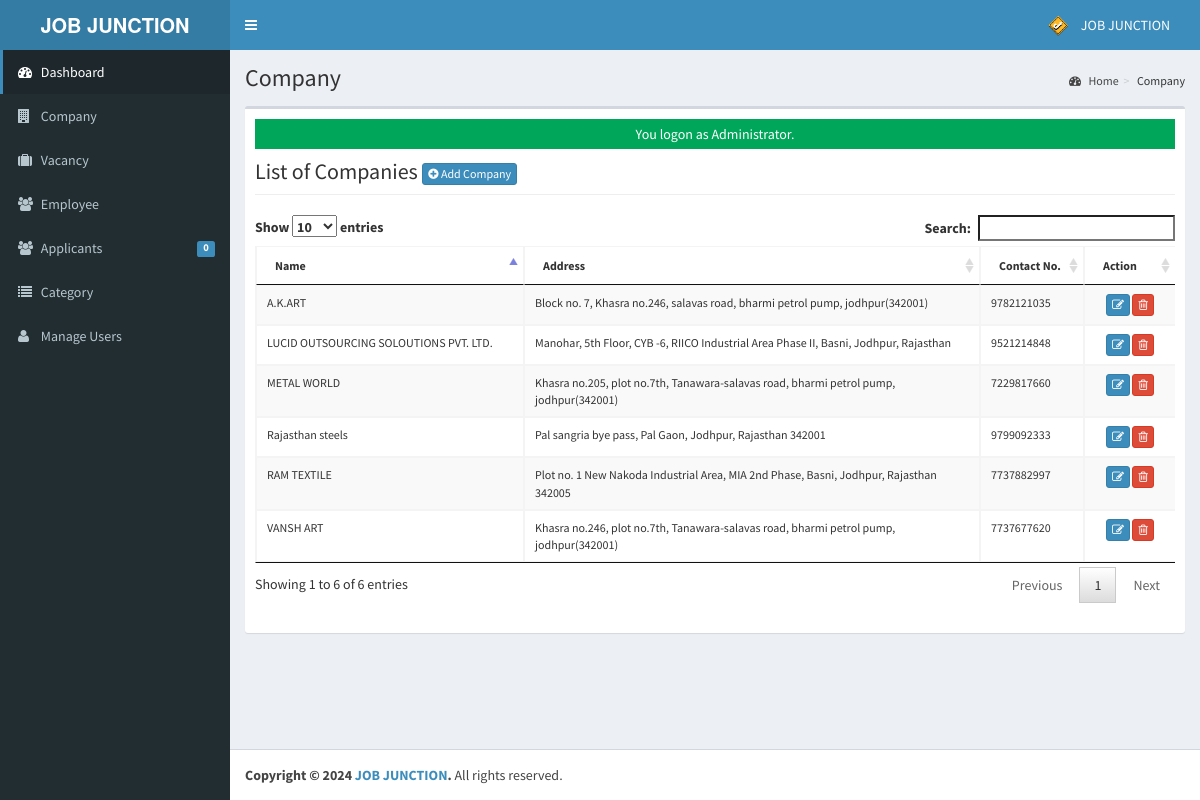
Page /admin/company/index.php (signed in) on the committed database.
### tables this page shows
CREATE TABLE `tblusers` (
  `USERID` varchar(30) NOT NULL,
  `FULLNAME` varchar(40) NOT NULL,
  `USERNAME` varchar(90) NOT NULL,
  `PASS` varchar(90) NOT NULL,
  `ROLE` varchar(30) NOT NULL,
  `PICLOCATION` varchar(255) NOT NULL
);

CREATE TABLE `tblcompany` (
  `COMPANYID` int(11) NOT NULL,
  `COMPANYNAME` varchar(90) NOT NULL,
  `COMPANYADDRESS` varchar(90) NOT NULL,
  `COMPANYCONTACTNO` varchar(30) NOT NULL,
  `COMPANYSTATUS` varchar(90) NOT NULL,
  `COMPANYMISSION` text NOT NULL
);

### admin/company/index.php (called while the page is built, shortened)
<?php
require_once("../../include/initialize.php");
$title="Company";
require_once ("../theme/templates.php");
?>

### include/database.php (called while the page is built, shortened)
<?php
class Database {
	var $sql_string = '';
	private $conn;
	public function open_connection() {
		$this->conn = mysqli_connect(server,user,pass);
		if(!$this->conn){
			echo "Problem in database connection! Contact administrator!";
			exit();
		}else{
			$db_select = mysqli_select_db($this->conn,database_name);
		}
	}
	function setQuery($sql='') {
		$this->sql_string=$sql;
	}
	function executeQuery() {
		$result = mysqli_query($this->conn,$this->sql_string);
		return $result;
	}
	private function confirm_query($result) {
		return $result;
	}
	function loadResultList( $key='' ) {
		$cur = $this->executeQuery();
		$array = array();
		while ($row = mysqli_fetch_object($cur)) {
			if ($key) {
				$array[$row->$key] = $row;
			} else {
				$array[] = $row;
			}
		}
		return $array;
	}
	function loadSingleResult() {
		$cur = $this->executeQuery();
		while ($row = mysqli_fetch_object($cur)) {
		return $data = $row;
		}
	}
}
$mydb = new Database();
?>

### include/accounts.php (called while the page is built, shortened)
<?php
require_once(LIB_PATH.DS.'database.php');
class User {
	protected static  $tblname = "tblusers";
	function single_user($id=""){
			global $mydb;
			$mydb->setQuery("SELECT * FROM ".self::$tblname."
				Where USERID= '{$id}' LIMIT 1");
			$cur = $mydb->loadSingleResult();
			return $cur;
	}
}
?>

### include/function.php (called while the page is built, shortened)
<?php
function currentpage(){
		$this_page = $_SERVER['SCRIPT_NAME'];
	    $bits = explode('/',$this_page);
		 return $bits[3];
	}
		?>

### admin/company/list.php (the view, shortened to what this page needs)
<div class="row">
      	 <div class="col-lg-12">
           <h1 class="page-header">List of Companies  <a href="index.php?view=add" class="btn btn-primary btn-xs  ">  <i class="fa fa-plus-circle fw-fa"></i> Add Company</a>  </h1>
      		</div>
  		 </div>
 		    <form action="controller.php?action=delete" Method="POST">
		     <div class="table-responsive">
			<table id="dash-table" class="table table-striped table-bordered table-hover"  style="font-size:12px" cellspacing="0">
			  <thead>
			  	<tr>
			  		<th>Name</th>
			  		<th>Address</th>
			  		<th>Contact No.</th>
			  		 <th width="10%" align="center">Action</th>
			  	</tr>
			  </thead>
			  <tbody>
			  	<?php
			  		$mydb->setQuery("SELECT * FROM `tblcompany`");
			  		$cur = $mydb->loadResultList();
					foreach ($cur as $result) {
			  		echo '<tr>';
			  			echo '<td>' . $result->COMPANYNAME.'</td>';
			  			echo '<td>' . $result->COMPANYADDRESS.'</td>';
			  			echo '<td>' . $result->COMPANYCONTACTNO.'</td>';
			  		echo '<td align="center"><a title="Edit" href="index.php?view=edit&id='.$result->COMPANYID.'" class="btn btn-primary btn-xs  ">  <span class="fa fa-edit fw-fa"></a>
			  		     <a title="Delete" href="controller.php?action=delete&id='.$result->COMPANYID.'" class="btn btn-danger btn-xs  ">  <span class="fa  fa-trash-o fw-fa "></a></td>';
			  		echo '</tr>';
			  	}
			  	?>
			  </tbody>
			</table>
			</form>

### admin/theme/templates.php (shortened to what this page needs)
<!DOCTYPE html>
<html>
<head>
    <link rel="stylesheet" href="<?php echo web_root;?>bootstrap/css/bootstrap.min.css">
    <link rel="stylesheet" href="<?php echo web_root;?>plugins/font-awesome/css/font-awesome.min.css">
    <link rel="stylesheet" href="<?php echo web_root;?>dist/css/AdminLTE.min.css">
    <link rel="stylesheet" href="<?php echo web_root;?>dist/css/skins/_all-skins.min.css">
    <link rel="stylesheet" href="<?php echo web_root;?>plugins/iCheck/flat/blue.css">
    <link rel="stylesheet" href="<?php echo web_root;?>plugins/morris/morris.css">
    <link rel="stylesheet" href="<?php echo web_root;?>plugins/jvectormap/jquery-jvectormap-1.2.2.css">
    <link href="<?php echo web_root; ?>plugins/datepicker/bootstrap-datetimepicker.min.css" rel="stylesheet"
        media="screen">
    <link rel="stylesheet" href="<?php echo web_root;?>plugins/dataTables/jquery.dataTables.min.css">
    <link rel="stylesheet" href="<?php echo web_root;?>plugins/bootstrap-wysihtml5/bootstrap3-wysihtml5.min.css">
</head>
<body class="hold-transition skin-blue fixed sidebar-mini">
    <div class="wrapper">
        <header class="main-header">
            <a href="<?php echo web_root;?>/admin/" class="logo">
                <span class="logo-lg"><b>JOB JUNCTION</b></span>
            </a>
            <nav class="navbar navbar-static-top" role="navigation">
                <a href="#" class="sidebar-toggle" data-toggle="offcanvas" role="button">
                </a>
                <div class="navbar-custom-menu">
                    <ul class="nav navbar-nav">
                        <?php
              $user = New User();
              $singleuser = $user->single_user($_SESSION['ADMIN_USERID']);
          ?>
                        <li class="dropdown user user-menu" style="padding-right: 15px;">
                            <a href="#" class="dropdown-toggle" data-toggle="dropdown">
                                <img src="<?php echo web_root.'admin/user/'. $singleuser->PICLOCATION;?>"
                                    class="user-image" alt="User Image">
                                <span class="hidden-xs"><?php echo $singleuser->FULLNAME; ?></span>
                            </a>
                        </li>
                    </ul>
                </div>
            </nav>
        </header>
        <aside class="main-sidebar">
            <section class="sidebar">
                <ul class="sidebar-menu">
                    <li class="<?php echo (currentpage() == 'index.php') ? "active" : false;?>">
                        <a href="<?php echo web_root ;?>admin/">
                            <i class="fa fa-dashboard"></i> <span>Dashboard</span>
                        </a>
                    </li>
                    <li class="<?php echo (currentpage() == 'company') ? "active" : false;?>">
                        <a href="<?php echo web_root ;?>admin/company/">
                            <i class="fa fa-building"></i> <span>Company</span>
                        </a>
                    </li>
                    <li class="<?php echo (currentpage() == 'vacancy') ? "active" : false;?>">
                        <a href="<?php echo web_root ;?>admin/vacancy/">
                            <i class="fa fa-suitcase"></i> <span>Vacancy</span>
                        </a>
                    </li>
                    <li class="<?php echo (currentpage() == 'employee') ? "active" : false;?>">
                        <a href="<?php echo web_root ;?>admin/employee/">
                            <i class="fa fa-users"></i> <span>Employee</span>
                        </a>
                    </li>
                    <li class="<?php echo (currentpage() == 'applicants') ? "active" : false;?>">
                        <a href="<?php echo web_root ;?>admin/applicants/">
                            <i class="fa fa-users"></i> <span>Applicants</span>
                            <span class="label label-primary pull-right">
                                <?php
                $sql = "SELECT count(*) as 'APPL' FROM `tbljobregistration` WHERE `PENDINGAPPLICATION`=1";
                $mydb->setQuery($sql);
                $pending = $mydb->loadSingleResult();
                echo $pending->APPL;
              ?>
                            </span>
                        </a>
                    </li>
                    <li class="<?php echo (currentpage() == 'category') ? "active" : false;?>">
                        <a href="<?php echo web_root ;?>admin/category/">
                            <i class="fa fa-list"></i> <span>Category</span>
                        </a>
                    </li>
                    <li class="<?php echo (currentpage() == 'user') ? "active" : false;?>">
                        <a href="<?php echo web_root; ?>admin/user/">
                            <i class="fa fa-user"></i> <span>Manage Users</span> </a>
                    </li>
                </ul>
            </section>
        </aside>
        <div class="content-wrapper">
            <section class="content-header">
                <h1>
                    <?php echo isset($title) ? $title : ''; ?>
                </h1>
                <ol class="breadcrumb">
                    <?php
          if ($title!='Home') {
            $active_title = '';
            if (isset($_GET['view'])) {
              $active_title = '<li class='.$active_title.'><a href="index.php">'.$title.'</a></li>';
            }else{
              $active_title = '<li class='.$active_title.'>'.$title.'</li>';
            }
            echo '<li><a href='.web_root.'admin/><i class="fa fa-dashboard"></i> Home</a></li>';
            echo  $active_title;
          }
        ?>
                </ol>
            </section>
            <section class="content">
                <div class="row">
                    <div class="col-xs-12">
                        <div class="box">
                            <div class="box-body">
                                <?php
               check_message();
               require_once $content;
               ?>
                        </div>
                    </div>
                </div>
            </section>
        </div>
        <footer class="main-footer">
            <strong>Copyright &copy; 2024 <a href="#">JOB JUNCTION</a>.</strong> All rights
            reserved.
        </footer>
</body>
</html>

### include/session.php (shortened to what this page needs)
		<?php
	function check_message(){
		if(isset($_SESSION['message'])){
			if(isset($_SESSION['msgtype'])){
				if ($_SESSION['msgtype']=="info"){
	 				echo  '<div class="alert-info" style="height:30px;text-align:center;padding:5px">'. $_SESSION['message'] . '</div>';
				}elseif($_SESSION['msgtype']=="error"){
					echo  '<div class="alert alert-danger" style="height:30px;text-align:center;padding:5px">' . $_SESSION['message'] . '</div>';
				}elseif($_SESSION['msgtype']=="success"){
					echo  '<div class="alert-success" style="height:30px;text-align:center;padding:5px">' . $_SESSION['message'] . '</div>';
				}
	   		}
		}
	}
?>

### rows in the picture
tblusers: PICLOCATION (picture), FULLNAME "JOB JUNCTION"
tblcompany: COMPANYNAME "VANSH ART", COMPANYADDRESS "Khasra no.246, plot no.7th, Tanawara-salavas road, bharmi petrol pump, jodhpur(342001)", COMPANYCONTACTNO "7737677620"
tblcompany: COMPANYNAME "A.K.ART", COMPANYADDRESS "Block no. 7, Khasra no.246, salavas road, bharmi petrol pump, jodhpur(342001)", COMPANYCONTACTNO "9782121035"
tblcompany: COMPANYNAME "METAL WORLD", COMPANYADDRESS "Khasra no.205, plot no.7th, Tanawara-salavas road, bharmi petrol pump, jodhpur(342001)", COMPANYCONTACTNO "7229817660"
tblcompany: COMPANYNAME "Rajasthan steels", COMPANYADDRESS "Pal sangria bye pass, Pal Gaon, Jodhpur, Rajasthan 342001", COMPANYCONTACTNO "9799092333"
tblcompany: COMPANYNAME "RAM TEXTILE", COMPANYADDRESS "Plot no. 1 New Nakoda Industrial Area, MIA 2nd Phase, Basni, Jodhpur, Rajasthan 342005", COMPANYCONTACTNO "7737882997"
tblcompany: COMPANYNAME "LUCID OUTSOURCING SOLOUTIONS PVT. LTD.", COMPANYADDRESS "Manohar, 5th Floor, CYB -6, RIICO Industrial Area Phase II, Basni, Jodhpur, Rajasthan", COMPANYCONTACTNO "9521214848"

### other values in the picture
$pending->APPL "0"
$title "Company"
$_SESSION['message'] "You logon as Administrator."
